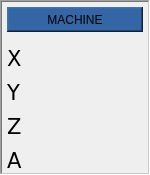
              <widget class="QFrame" name="gridFrame_11">
               <property name="minimumSize">
                <size>
                 <width>120</width>
                 <height>150</height>
                </size>
               </property>
               <property name="maximumSize">
                <size>
                 <width>150</width>
                 <height>16777215</height>
                </size>
               </property>
               <property name="frameShape">
                <enum>QFrame::WinPanel</enum>
               </property>
               <property name="frameShadow">
                <enum>QFrame::Sunken</enum>
               </property>
               <layout class="QGridLayout" name="gridLayout_28">
                <property name="leftMargin">
                 <number>5</number>
                </property>
                <property name="topMargin">
                 <number>5</number>
                </property>
                <property name="rightMargin">
                 <number>5</number>
                </property>
                <property name="bottomMargin">
                 <number>5</number>
                </property>
                <item row="5" column="0">
                 <widget class="QLabel" name="label_29">
                  <property name="minimumSize">
                   <size>
                    <width>0</width>
                    <height>28</height>
                   </size>
                  </property>
                  <property name="maximumSize">
                   <size>
                    <width>16777215</width>
                    <height>15</height>
                   </size>
                  </property>
                  <property name="font">
                   <font>
                    <family>DejaVu Sans</family>
                    <pointsize>16</pointsize>
                    <weight>50</weight>
                    <italic>false</italic>
                    <bold>false</bold>
                   </font>
                  </property>
                  <property name="text">
                   <string>Z</string>
                  </property>
                  <property name="margin">
                   <number>0</number>
                  </property>
                 </widget>
                </item>
                <item row="4" column="0">
                 <widget class="QLabel" name="label_28">
                  <property name="minimumSize">
                   <size>
                    <width>0</width>
                    <height>28</height>
                   </size>
                  </property>
                  <property name="maximumSize">
                   <size>
                    <width>16777215</width>
                    <height>15</height>
                   </size>
                  </property>
                  <property name="font">
                   <font>
                    <family>DejaVu Sans</family>
                    <pointsize>16</pointsize>
                    <weight>50</weight>
                    <italic>false</italic>
                    <bold>false</bold>
                   </font>
                  </property>
                  <property name="text">
                   <string>Y</string>
                  </property>
                 </widget>
                </item>
                <item row="6" column="0">
                 <widget class="QLabel" name="label_30">
                  <property name="minimumSize">
                   <size>
                    <width>0</width>
                    <height>28</height>
                   </size>
                  </property>
                  <property name="maximumSize">
                   <size>
                    <width>16777215</width>
                    <height>15</height>
                   </size>
                  </property>
                  <property name="font">
                   <font>
                    <family>DejaVu Sans</family>
                    <pointsize>16</pointsize>
                    <weight>50</weight>
                    <italic>false</italic>
                    <bold>false</bold>
                   </font>
                  </property>
                  <property name="text">
                   <string>A</string>
                  </property>
                 </widget>
                </item>
                <item row="6" column="1">
                 <widget class="StatusLabel" name="statuslabel_4">
                  <property name="minimumSize">
                   <size>
                    <width>55</width>
                    <height>28</height>
                   </size>
                  </property>
                  <property name="maximumSize">
                   <size>
                    <width>16777215</width>
                    <height>15</height>
                   </size>
                  </property>
                  <property name="font">
                   <font>
                    <family>DejaVu Sans</family>
                    <pointsize>16</pointsize>
                    <weight>50</weight>
                    <italic>false</italic>
                    <bold>false</bold>
                   </font>
                  </property>
                  <property name="alignment">
                   <set>Qt::AlignCenter</set>
                  </property>
                  <property name="rules" stdset="0">
                   <string>[{&quot;channels&quot;: [{&quot;url&quot;: &quot;status:joint_actual_position&quot;, &quot;trigger&quot;: true}], &quot;property&quot;: &quot;Text&quot;, &quot;expression&quot;: &quot;'{:.3f}'.format(ch[0][3])&quot;, &quot;name&quot;: &quot;MACHINE POS&quot;}]</string>
                  </property>
                 </widget>
                </item>
                <item row="5" column="1">
                 <widget class="StatusLabel" name="statuslabel_3">
                  <property name="minimumSize">
                   <size>
                    <width>0</width>
                    <height>28</height>
                   </size>
                  </property>
                  <property name="maximumSize">
                   <size>
                    <width>16777215</width>
                    <height>15</height>
                   </size>
                  </property>
                  <property name="font">
                   <font>
                    <family>DejaVu Sans</family>
                    <pointsize>16</pointsize>
                    <weight>50</weight>
                    <italic>false</italic>
                    <bold>false</bold>
                   </font>
                  </property>
                  <property name="alignment">
                   <set>Qt::AlignCenter</set>
                  </property>
                  <property name="rules" stdset="0">
                   <string>[{&quot;channels&quot;: [{&quot;url&quot;: &quot;status:joint_actual_position&quot;, &quot;trigger&quot;: true}], &quot;property&quot;: &quot;Text&quot;, &quot;expression&quot;: &quot;'{:.4f}'.format(ch[0][2])&quot;, &quot;name&quot;: &quot;MACHINE POS&quot;}]</string>
                  </property>
                 </widget>
                </item>
                <item row="4" column="1">
                 <widget class="StatusLabel" name="statuslabel_2">
                  <property name="minimumSize">
                   <size>
                    <width>0</width>
                    <height>28</height>
                   </size>
                  </property>
                  <property name="maximumSize">
                   <size>
                    <width>16777215</width>
                    <height>15</height>
                   </size>
                  </property>
                  <property name="font">
                   <font>
                    <family>DejaVu Sans</family>
                    <pointsize>16</pointsize>
                    <weight>50</weight>
                    <italic>false</italic>
                    <bold>false</bold>
                   </font>
                  </property>
                  <property name="alignment">
                   <set>Qt::AlignCenter</set>
                  </property>
                  <property name="margin">
                   <number>0</number>
                  </property>
                  <property name="rules" stdset="0">
                   <string>[{&quot;channels&quot;: [{&quot;url&quot;: &quot;status:joint_actual_position&quot;, &quot;trigger&quot;: true}], &quot;property&quot;: &quot;Text&quot;, &quot;expression&quot;: &quot;'{:.4f}'.format(ch[0][1])&quot;, &quot;name&quot;: &quot;MACHINE POS&quot;}]</string>
                  </property>
                 </widget>
                </item>
                <item row="3" column="1">
                 <widget class="StatusLabel" name="statuslabel">
                  <property name="minimumSize">
                   <size>
                    <width>0</width>
                    <height>28</height>
                   </size>
                  </property>
                  <property name="maximumSize">
                   <size>
                    <width>16777215</width>
                    <height>15</height>
                   </size>
                  </property>
                  <property name="font">
                   <font>
                    <family>DejaVu Sans</family>
                    <pointsize>16</pointsize>
                    <weight>50</weight>
                    <italic>false</italic>
                    <bold>false</bold>
                   </font>
                  </property>
                  <property name="frameShape">
                   <enum>QFrame::NoFrame</enum>
                  </property>
                  <property name="alignment">
                   <set>Qt::AlignCenter</set>
                  </property>
                  <property name="rules" stdset="0">
                   <string>[{&quot;channels&quot;: [{&quot;url&quot;: &quot;status:joint_actual_position&quot;, &quot;trigger&quot;: true}], &quot;property&quot;: &quot;Text&quot;, &quot;expression&quot;: &quot;'{:.4f}'.format(ch[0][0])&quot;, &quot;name&quot;: &quot;machine POS&quot;}]</string>
                  </property>
                 </widget>
                </item>
                <item row="3" column="0">
                 <widget class="QLabel" name="label_27">
                  <property name="minimumSize">
                   <size>
                    <width>0</width>
                    <height>28</height>
                   </size>
                  </property>
                  <property name="maximumSize">
                   <size>
                    <width>16777215</width>
                    <height>15</height>
                   </size>
                  </property>
                  <property name="font">
                   <font>
                    <family>DejaVu Sans</family>
                    <pointsize>16</pointsize>
                    <weight>50</weight>
                    <italic>false</italic>
                    <bold>false</bold>
                   </font>
                  </property>
                  <property name="text">
                   <string>X</string>
                  </property>
                 </widget>
                </item>
                <item row="0" column="0" colspan="2">
                 <widget class="QLabel" name="label_22">
                  <property name="minimumSize">
                   <size>
                    <width>100</width>
                    <height>25</height>
                   </size>
                  </property>
                  <property name="maximumSize">
                   <size>
                    <width>16777215</width>
                    <height>30</height>
                   </size>
                  </property>
                  <property name="styleSheet">
                   <string notr="true">QLabel {
color: rgb(0,0,0);
background-color:rgb(52, 101, 164);
font: 14pt &quot;DejaVu Sans&quot;
}
</string>
                  </property>
                  <property name="frameShape">
                   <enum>QFrame::WinPanel</enum>
                  </property>
                  <property name="frameShadow">
                   <enum>QFrame::Raised</enum>
                  </property>
                  <property name="lineWidth">
                   <number>2</number>
                  </property>
                  <property name="text">
                   <string>MACHINE</string>
                  </property>
                  <property name="alignment">
                   <set>Qt::AlignCenter</set>
                  </property>
                  <property name="openExternalLinks">
                   <bool>false</bool>
                  </property>
                 </widget>
                </item>
               </layout>
              </widget>
